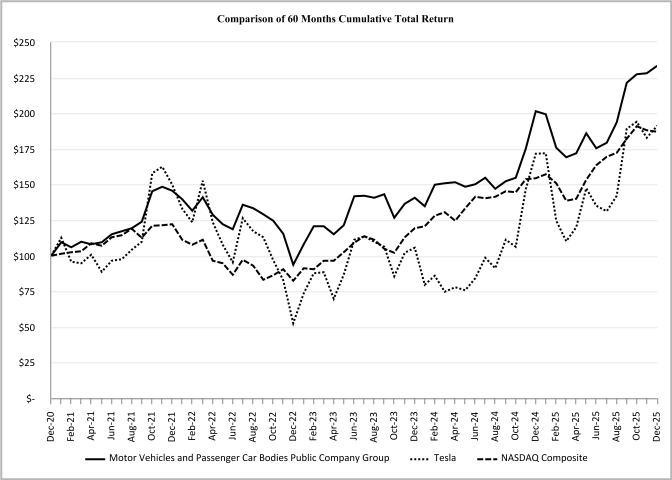
#> input picture data/raw_data/finance_report/tsla-20251231_files/tsla-20251231_g1.jpg, 1344 x 960 px (shown at 1/2 size)
$ python -i ocr_engine.py   (imports and definitions only)
#> lines starting #> are read from the running program, lines starting #| are printed output that depends on the picture; after the words box and inside, x2 and y2 are one past the last pixel; in counts of white or black regions, pixels touching at a corner belong together
"""
OCR Engine for GraphRAG.

This module provides optical character recognition capabilities
for extracting text from images and documents.
"""

import logging
from typing import Dict, List, Any, Optional, Tuple, Union
from PIL import Image
import pytesseract
import cv2
import numpy as np
from pathlib import Path

logger = logging.getLogger(__name__)


class OCREngine:
    """
    OCR engine for text extraction from images and documents.

    Supports multiple OCR engines and provides text localization,
    confidence scoring, and layout analysis.
    """

    def __init__(self, tesseract_config: str = '--oem 3 --psm 6'):
        """
        Initialize OCR engine.

        Args:
            tesseract_config: Tesseract configuration string
        """
        self.tesseract_config = tesseract_config

        # OCR engines configuration
        self.engines = {
            'tesseract': self._tesseract_ocr,
            'paddle': self._paddle_ocr,  # Would integrate PaddleOCR
            'easyocr': self._easyocr_ocr  # Would integrate EasyOCR
        }

        self.primary_engine = 'tesseract'

        logger.info("OCR engine initialized")

    def extract_text(self, image: Union[str, Image.Image], engine: str = None) -> Dict[str, Any]:
        """
        Extract text from image using specified OCR engine.

        Args:
            image: Image path or PIL Image
            engine: OCR engine to use ('tesseract', 'paddle', 'easyocr')

        Returns:
            OCR results with text, confidence, and layout information
        """
        try:
            # Load image
            if isinstance(image, str):
                pil_image = Image.open(image).convert('RGB')
#> pil_image is the input picture: PIL image 1344x960 RGB; min 0, max 255, mean 246.6
            else:
                pil_image = image.convert('RGB')

            # Convert to OpenCV format for preprocessing
            cv_image = cv2.cvtColor(np.array(pil_image), cv2.COLOR_RGB2BGR)

            # Preprocess image for better OCR
            processed_image = self._preprocess_image(cv_image)

            # Select OCR engine
            ocr_engine = engine or self.primary_engine
            if ocr_engine not in self.engines:
                logger.warning(f"Unknown OCR engine {ocr_engine}, using {self.primary_engine}")
                ocr_engine = self.primary_engine

            # Perform OCR
            ocr_function = self.engines[ocr_engine]
            results = ocr_function(processed_image, pil_image)

            # Post-process results
            results = self._post_process_results(results, processed_image)

            return results

        except Exception as e:
            logger.error(f"Failed to extract text from image: {e}")
            return {
                "text": "",
                "confidence": 0.0,
                "error": str(e),
                "regions": []
            }

    def _tesseract_ocr(self, cv_image: np.ndarray, pil_image: Image.Image) -> Dict[str, Any]:
        """
        Perform OCR using Tesseract.

        Args:
            cv_image: OpenCV image array
            pil_image: PIL image for additional processing

        Returns:
            OCR results
        """
        # Get text with bounding boxes
        data = pytesseract.image_to_data(cv_image, config=self.tesseract_config, output_type=pytesseract.Output.DICT)

        # Extract text regions
        regions = []
        full_text = ""
        total_confidence = 0
        word_count = 0

        n_boxes = len(data['text'])
        for i in range(n_boxes):
            if int(data['conf'][i]) > 0:  # Filter out low confidence
                text = data['text'][i].strip()
                if text:
                    confidence = int(data['conf'][i]) / 100.0
                    bbox = {
                        'x': data['left'][i],
                        'y': data['top'][i],
                        'width': data['width'][i],
                        'height': data['height'][i]
                    }

                    regions.append({
                        'text': text,
                        'confidence': confidence,
                        'bbox': bbox,
                        'type': 'word'
                    })

                    full_text += text + " "
                    total_confidence += confidence
                    word_count += 1

        # Get full text without bounding boxes (higher accuracy)
        full_text_clean = pytesseract.image_to_string(cv_image, config=self.tesseract_config).strip()

        return {
            'text': full_text_clean,
            'confidence': total_confidence / max(word_count, 1),
            'regions': regions,
            'word_count': word_count,
            'engine': 'tesseract'
        }

    # [38 lines left out: functions _paddle_ocr, _easyocr_ocr, not called in this run]

    def _preprocess_image(self, image: np.ndarray) -> np.ndarray:
        """
        Preprocess image for better OCR accuracy.

        Args:
            image: OpenCV image array

        Returns:
            Preprocessed image
        """
        # Convert to grayscale
        if len(image.shape) == 3:
            gray = cv2.cvtColor(image, cv2.COLOR_BGR2GRAY)
        else:
            gray = image

        # Apply Gaussian blur to reduce noise
        blurred = cv2.GaussianBlur(gray, (5, 5), 0)

        # Apply thresholding to get binary image
        _, threshold = cv2.threshold(blurred, 0, 255, cv2.THRESH_BINARY + cv2.THRESH_OTSU)
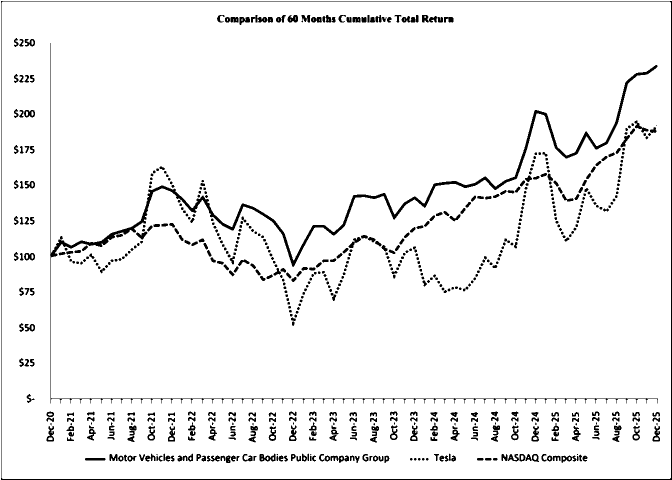
#> threshold: shape (960, 1344) (shown at 1/2 size); 95.3% white; 662 black regions (35 under 20 px), largest, box (x1, y1, x2, y2) and area: (100, 86, 1316, 807) 14289, (2, 2, 1344, 960) 6903, (519, 907, 551, 923) 303

        # Apply morphological operations to clean up the image
        kernel = np.ones((1, 1), np.uint8)
        processed = cv2.morphologyEx(threshold, cv2.MORPH_CLOSE, kernel)
        processed = cv2.morphologyEx(processed, cv2.MORPH_OPEN, kernel)

        # Resize image if too small (improve OCR accuracy)
        height, width = processed.shape
#> height = 960; width = 1344
        if height < 100 or width < 100:
            scale_factor = max(100 / height, 100 / width)
            new_width = int(width * scale_factor)
            new_height = int(height * scale_factor)
            processed = cv2.resize(processed, (new_width, new_height), interpolation=cv2.INTER_CUBIC)

        return processed

    # [321 lines left out: functions _post_process_results, _clean_ocr_text, _analyze_layout, _group_regions_into_lines, _detect_columns, _detect_tables and 4 more, not called in this run]

>>> result = OCREngine().extract_text('../../../../../data/raw_data/finance_report/tsla-20251231_files/tsla-20251231_g1.jpg')
